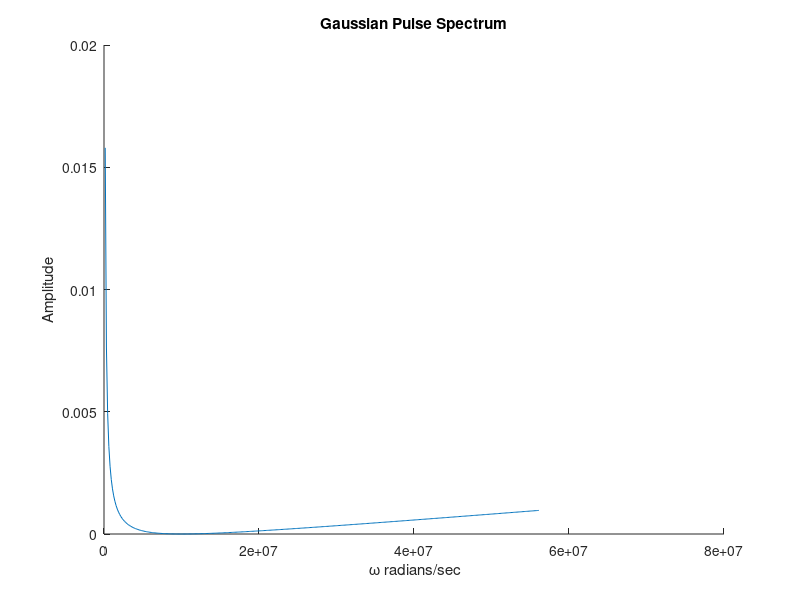

Here is the MATLAB script that generated this plot:
% Program to create array beam plot

clear all
close all
j=sqrt(-1);

vel=1540;                                   % Speed of sound - all units MKS
num_elems=64;                               % Number of elements
pitch=0.30e-3;                              % Array element pitch
fc=10e6;                                    % Center frequency
z_foc=50e-3;                                % Range direction focal distance
theta_steer=45*pi/180;                      % Steer angle


fs=fc/64;                                   % Define a sampling frequency (not critical)           
f=[fs:fs:8*fc];                             % Define an adequate frequency range
w=2*pi*f;                                   % Angular frequency radians
ns=length(f);                               % Number of samples

tdel=1.0e-6;                                % Use a fixed time offset so that base wavefor is 0 for t<0 (not critical)

bw=30;                                      % Fractional bandwidth as percent
sig=bw*fc/100;                               % Width of Gausian
gauss_pulse=exp(-pi*((f-fc)/sig).^2);       % Generate Gaussian pulse (frequency domain)

k_gauss_pulse_db = 20*log10(abs(gauss_pulse)/max(abs(gauss_pulse)));
k_gauss_pulse_db = (-8.4./(f)).*k_gauss_pulse_db;       

gauss_pulse=gauss_pulse.*exp(-j*w*tdel);    % Apply timed delay so 0 for t<0
k_gauss_pulse_db = k_gauss_pulse_db.*exp(-j*w*tdel);




k_gauss_t=real(ifft(k_gauss_pulse_db));
k_env_gauss_t=abs(hilbert(k_gauss_t)); 

tstep=1./max(f);                            % Time steps after using Inverst FFT
t=[1:ns].*tstep;                            % Define time axis




figure
hold on
plot(f, abs(k_gauss_pulse_db))
title('Gaussian Pulse Spectrum')
xlabel(' \omega radians/sec')
ylabel(' Amplitude ')
